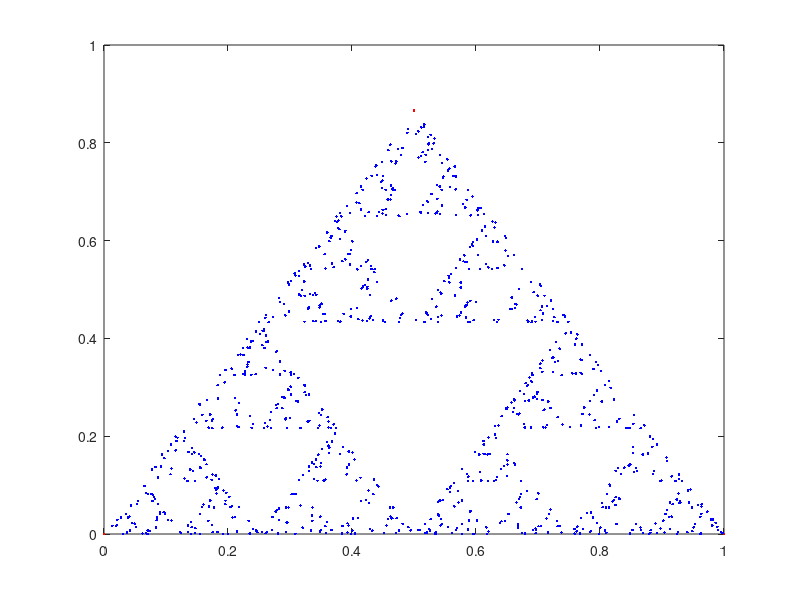

This chart was generated by the following MATLAB code:
function sierpinski(N,angle,shift,size)
    % sierpinski triangle :)
  if exist('N','var')==0
      N = 1000;
  end
  if exist('angle','var')==0
      angle = 50;
  end
  if exist('shift','var')==0
      shift = 50;
  end
  if exist('size','var')==0
      size = 50;
  end

    height = sqrt(3)/2*size/50;
    corner = [[0,0];[0.5,height];[1,0]];
    P = [0,0];
    plot(corner(:,1),corner(:,2),'r.');
    axis([0,1,0,1]);
    hold on;
  for i=1:N
        triangle = ceil(3*rand());
        xn=P(1);
        yn=P(2);
    if triangle == 1
        P = [0.5 * P(1), 0.5 * P(2)];
  elseif triangle == 2
        P = [0.5 * P(1) + 0.25, 0.5 * P(2) + 0.5*height];
  else
        P = [0.5 * P(1) + 0.5, 0.5 * P(2)];
  end
    plot(P(1),P(2),'b.');
  end
end
